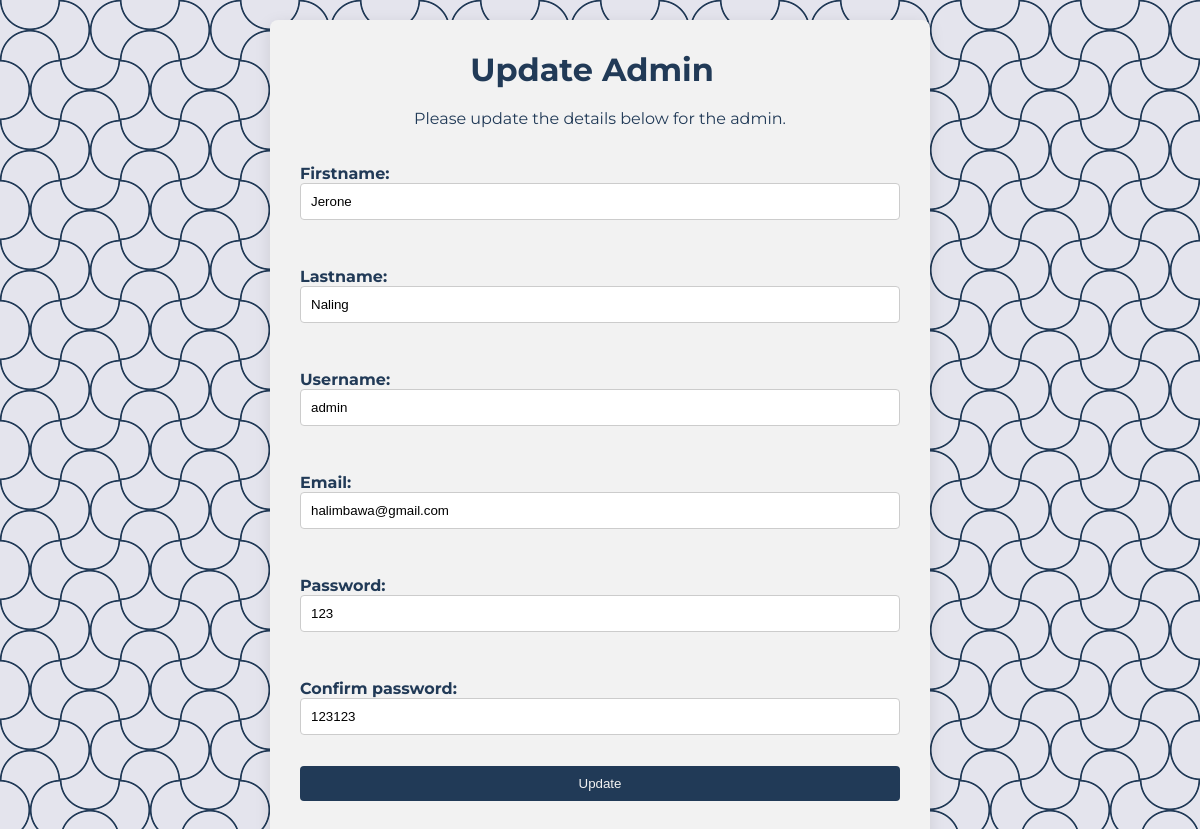
Screenshot of /dbadmin/1/edit with the database file from the repository.
### app/models.py (models this page shows, shortened)
class Admin(models.Model):
    firstname = models.CharField(max_length=30, null=True, blank=True)
    lastname = models.CharField(max_length=30, null=True, blank=True)
    username = models.CharField(max_length=150, unique=True)
    email = models.EmailField(unique=True)
    password = models.CharField(max_length=128)
    confirm_password = models.CharField(max_length=128, null=True, blank=True)

### app/views.py (the view, shortened to what this page needs)
# urls.py: path('dbadmin/<int:pk>/edit', AdminUpdateView.as_view(), name='admin_update'),
class AdminUpdateView(UpdateView):
    model = Admin
    fields = ['firstname', 'lastname', 'username', 'email', 'password', 'confirm_password']
    template_name = 'app/admin_update.html'

### app/templates/app/admin_update.html (shortened to what this page needs)
{% load static %}
<head>
    <link href="https://cdn.jsdelivr.net/npm/remixicon@3.2.0/fonts/remixicon.css" rel="stylesheet">
    <link rel="stylesheet" type="text/css" href="{% static '/css/dbcreate.css' %}">
</head>
{% block content %}
    <div class="form-container">
        <div class="header">
            <h1>Update Admin</h1>
            <a href="{% url 'database' %}" class="back-button" onclick="return confirmBack();">
            </a>
        </div>
        <p class="intro-text">Please update the details below for the admin.</p>
        <form action="{% url 'admin_update' object.pk %}" method="post">
            {{ form.as_p }}
            <input type="submit" value="Update">
        </form>
    </div>
{% endblock content %}

### static/css/dbcreate.css (style rules this page uses)
.form-container { background-color: var(--white); border-radius: 8px; box-shadow: 0 4px 16px rgba(0, 0, 0, 0.1); padding: 30px; max-width: 600px; margin: 0 auto; }
.header { display: flex; justify-content: space-between; align-items: center; margin-bottom: 20px; }
h1 { color: var(--primary-color); margin: 0; text-align: center; flex-grow: 1; }
.back-button { display: flex; align-items: center; color: var(--primary-color); text-decoration: none; font-size: 1.5rem; padding: 8px; transition: color 0.3s ease; }
.intro-text { margin: 20px 0; color: var(--primary-color); text-align: center; }
form { display: flex; flex-direction: column; gap: 15px; }
form label { color: var(--primary-color); font-weight: bold; }
form input[type="text"], form input[type="email"], form input[type="password"] { width: 100%; padding: 10px; border: 1px solid #ccc; border-radius: 4px; }
form input[type="submit"] { background-color: var(--primary-color); color: var(--white); border: none; border-radius: 4px; padding: 10px 15px; cursor: pointer; transition: background-color 0.3s ease; width: 100%; }

### rows the page displays
Admin: firstname "Jerone", lastname "Naling", username "admin", email "halimbawa@gmail.com", password "123", confirm_password "123123"
